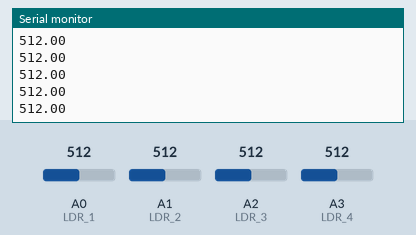
A sketch run on a simulated Arduino Uno, built with avr-gcc and run on an emulated ATmega328P. Shown: the last lines printed to the serial monitor. The inputs (shaded band) are chosen by the test bench; at power-on: A0 (LDR_1) = 512, A1 (LDR_2) = 512, A2 (LDR_3) = 512, A3 (LDR_4) = 512.

Above: at 1.2 s.
1.3 s: A0 (LDR_1) set to 716
At 2.2 s:
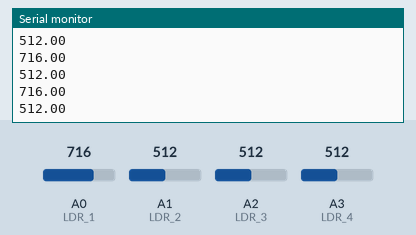
2.8 s: A1 (LDR_2) set to 306
At 3.7 s:
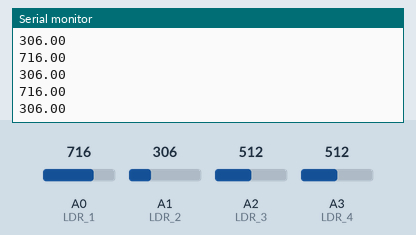
4.3 s: A0 (LDR_1) set to 992
At 5.4 s:
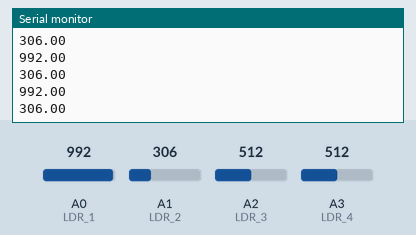
5.8 s: A1 (LDR_2) set to 30
At 6.8 s:
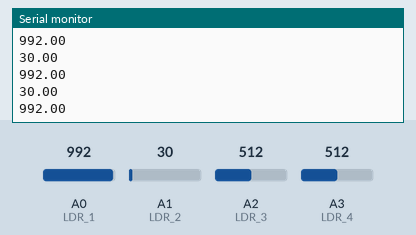
Timing chart, 0 to 8.3 s (numbered marks = the images above; inputs shaded):
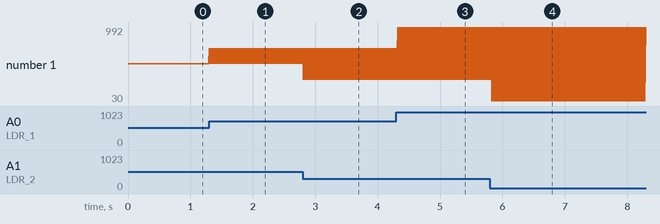

The sketch:

Leitura_LDRs.ino
```cpp
#define LDR_1 A0
#define LDR_2 A1
#define LDR_3 A2
#define LDR_4 A3

float superior = 0;
float inferior = 0;

void setup() {
  Serial.begin(9600);
  // put your setup code here, to run once:
  pinMode(LDR_1, INPUT);
  pinMode(LDR_2, INPUT);
  pinMode(LDR_3, INPUT);
  pinMode(LDR_4, INPUT);
}

void loop() {
  // put your main code here, to run repeatedly:
  float Tensao1 = analogRead(LDR_1);
  float Tensao2 = analogRead(LDR_2);
  float Tensao3 = analogRead(LDR_3);
  float Tensao4 = analogRead(LDR_4);

  Serial.println(Tensao1);
  Serial.println(Tensao2);

  /*Cálculo da intensidade luminosa, superior LDR1 e LDR3,
  inferior LDR2 e LDR4, junto a adição de uma tolerância em porcentagem*/
  superior = (Tensao1 + Tensao3) / 2;
  inferior = (Tensao2 + Tensao4) / 2;
  delay(20);
}
```

Measured:
- after the input at 1.3 s, the serial monitor: prints a new line at once (image 1)
- after the input at 2.8 s, the serial monitor: prints a new line at once (image 2)
- after the input at 4.3 s, the serial monitor: prints a new line at once (image 3)
- after the input at 5.8 s, the serial monitor: prints a new line at once (image 4)
- plotted number 1: 716 → 992 after the input at 4.3 s
